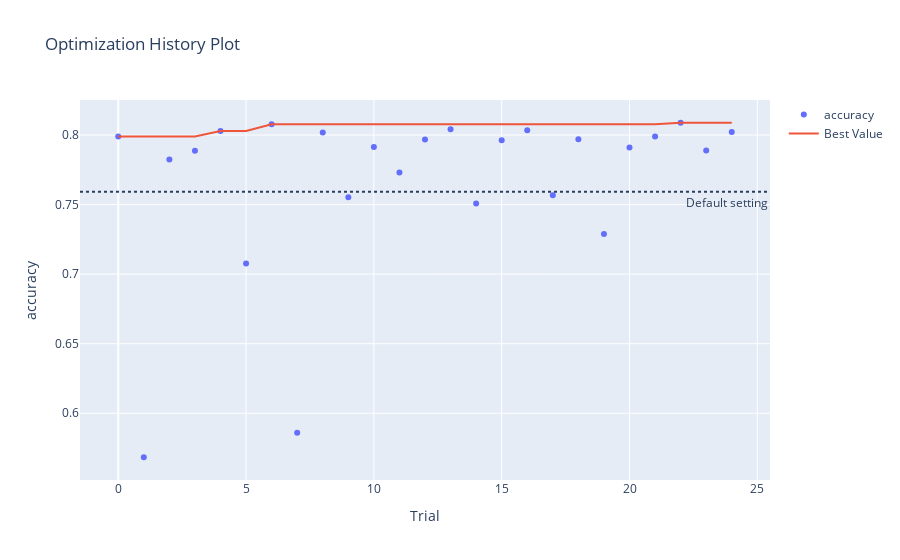

Source (notebook cell):
### Code cell
svm.plot()

### Figure 1 — Plotly figure (JSON) as saved in the notebook; plotly's stock layout.template omitted (floating-point values rounded to 4 significant figures)
{"data": [{"mode": "markers", "name": "accuracy", "type": "scatter", "x": [0, 1, 2, 3, 4, 5, 6, 7, 8, 9, 10, 11, 12, 13, 14, 15, 16, 17, 18, 19, 20, 21, 22, 23, 24], "y": [0.799, 0.5684, 0.7824, 0.7887, 0.8029, 0.7077, 0.8077, 0.5861, 0.8018, 0.7553, 0.7914, 0.7732, 0.7967, 0.8041, 0.7507, 0.7963, 0.8035, 0.7567, 0.797, 0.7288, 0.7911, 0.799, 0.8088, 0.7889, 0.8021]}, {"mode": "lines", "name": "Best Value", "type": "scatter", "x": [0, 1, 2, 3, 4, 5, 6, 7, 8, 9, 10, 11, 12, 13, 14, 15, 16, 17, 18, 19, 20, 21, 22, 23, 24], "y": [0.799, 0.799, 0.799, 0.799, 0.8029, 0.8029, 0.8077, 0.8077, 0.8077, 0.8077, 0.8077, 0.8077, 0.8077, 0.8077, 0.8077, 0.8077, 0.8077, 0.8077, 0.8077, 0.8077, 0.8077, 0.8077, 0.8088, 0.8088, 0.8088]}, {"marker": {"color": "#cccccc"}, "mode": "markers", "name": "Infeasible Trial", "showlegend": false, "type": "scatter", "x": [], "y": []}], "layout": {"annotations": [{"showarrow": false, "text": "Default setting", "x": 1, "xanchor": "right", "xref": "x domain", "y": 0.7593, "yanchor": "top", "yref": "y"}], "shapes": [{"line": {"dash": "dot"}, "type": "line", "x0": 0, "x1": 1, "xref": "x domain", "y0": 0.7593, "y1": 0.7593, "yref": "y"}], "title": {"text": "Optimization History Plot"}, "xaxis": {"title": {"text": "Trial"}}, "yaxis": {"title": {"text": "accuracy"}}}}
